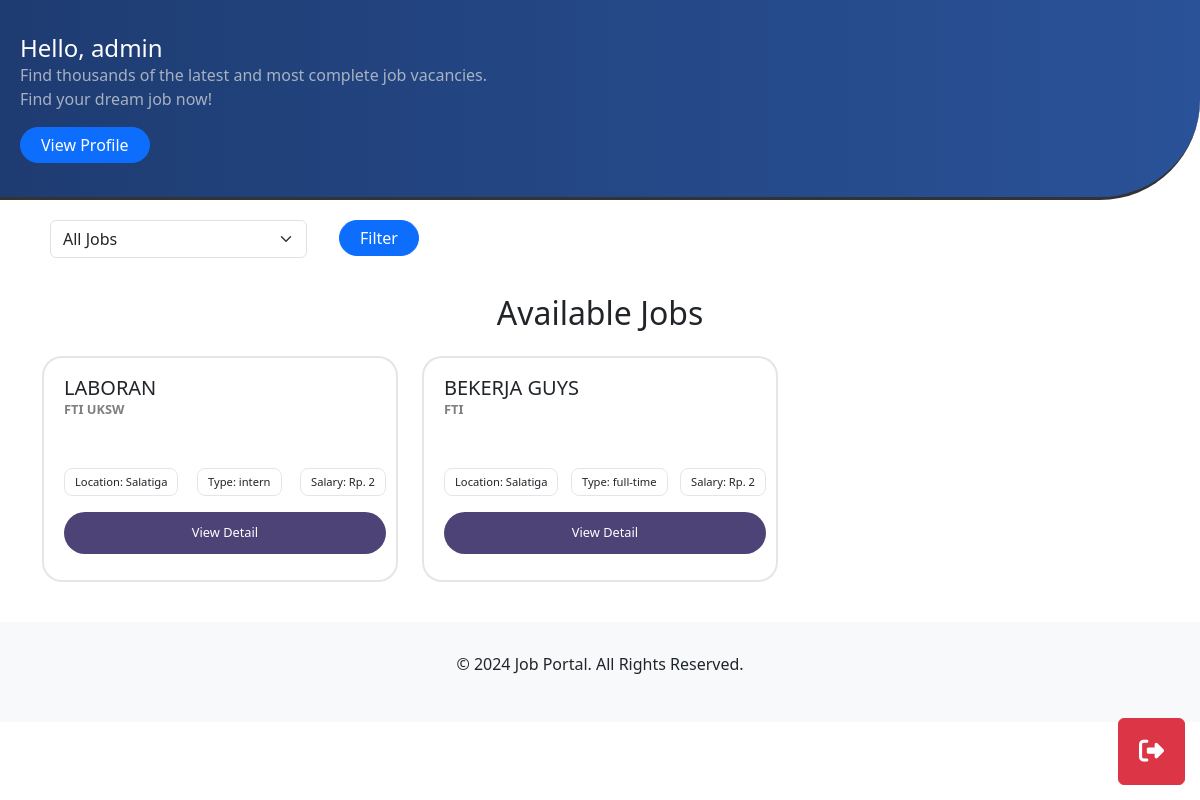
Before: /pages/employee/index.php (signed in) with the older database file.
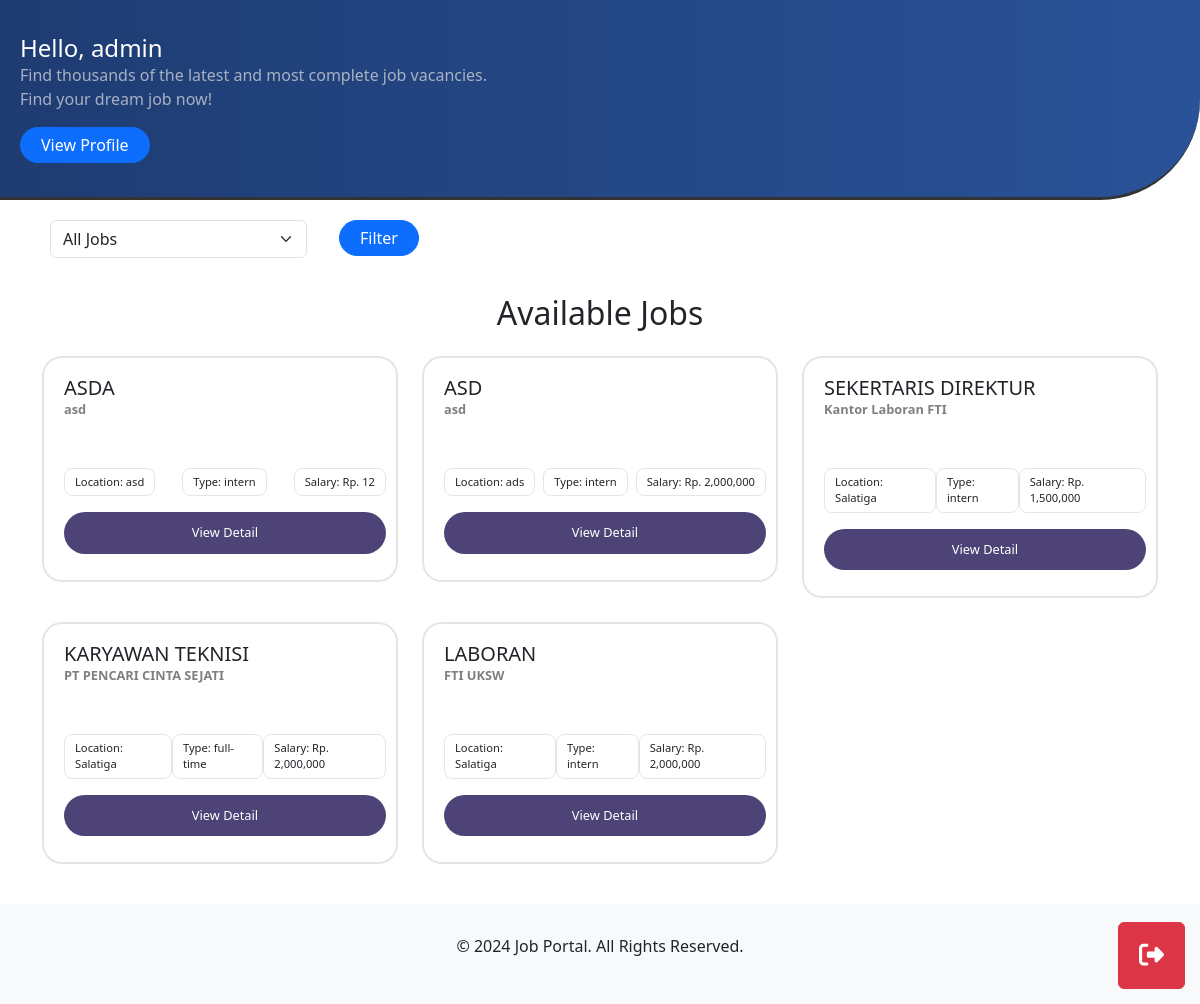
After: the same page with the newer database file.
### tables this page shows
CREATE TABLE `tb_jobs` (
  `id` int(11) NOT NULL,
  `title` varchar(255) NOT NULL,
  `description` text NOT NULL,
  `requirements` text NOT NULL,
  `employment_type` enum('intern','full-time') NOT NULL,
  `salary_range` varchar(100) DEFAULT NULL,
  `company_name` varchar(255) NOT NULL,
  `location` varchar(255) DEFAULT NULL,
  `created_at` timestamp NOT NULL DEFAULT current_timestamp(),
  `updated_at` timestamp NOT NULL DEFAULT current_timestamp() ON UPDATE current_timestamp(),
  `created_by` int(11) NOT NULL,
  `expired_at` timestamp NULL DEFAULT NULL,
  `status` enum('active','expired','deleted') DEFAULT 'active'
);

### pages/employee/index.php (the view, shortened to what this page needs)
<?php
include '../../components/logout_button.php';
require '../../db.php';
$query = "SELECT * FROM tb_jobs WHERE status = 'active'";
$query .= " ORDER BY created_at DESC";
$result = $conn->query($query);
?>
<!DOCTYPE html>
<html lang="en">
<head>
    <link href="https://cdn.jsdelivr.net/npm/bootstrap@5.3.0-alpha1/dist/css/bootstrap.min.css" rel="stylesheet">
</head>
<body>
    <div class="container-fluid header-section">
        <div>
            <?php if (isset($_SESSION['user_id'])): ?>
                <h4 class="m-0">Hello, <?= $_SESSION['nama'] ?></h4>
                <p class="m-0 fs-6 mb-3" style="color: rgba(225,225,225,0.7);max-width:500px;">Find thousands of the latest and most complete job vacancies. Find your dream job now!</p>
                <a href="profile.php" class="btn btn-primary">View Profile</a>
            <?php else: ?>
                <a href="login.php" class="btn btn-primary">Login to Apply</a>
            <?php endif; ?>
        </div>
    </div>
    <div class="container filter-section">
        <form method="GET" action="">
            <div class="row gap-2">
                <div class="col-md-3">
                    <select name="employment_type" class="form-select">
                        <option value="">All Jobs</option>
                    </select>
                </div>
                <div class="col-md-3">
                    <button type="submit" class="btn btn-primary">Filter</button>
                </div>
            </div>
        </form>
    </div>
    <div class="container">
        <h2 class="text-center mb-4">Available Jobs</h2>
        <div class="row row-cols-1 row-cols-md-3 g-4">
            <?php if ($result && $result->num_rows > 0): ?>
                <?php while ($row = $result->fetch_assoc()): ?>
                    <div class="col">
                        <div class="">
                            <div class="card-job">
                                <div class="mb-3">
                                    <h5 style="margin:0;text-transform: uppercase;" class="mt-2"><?= htmlspecialchars($row['title']) ?></h5>
                                    <p style="margin:0;color: rgba(0,0,0,0.5);font-size:.8rem;" class="fw-semibold"><?= htmlspecialchars($row['company_name']) ?></p>
                                    <div class="mt-5 container-job-kapsul justify-content-between">
                                        <p class="job-kapsul">Location: <?= htmlspecialchars($row['location']) ?></p>
                                        <p class="job-kapsul">Type: <?= htmlspecialchars($row['employment_type']) ?></p>
                                        <p class="job-kapsul">Salary: Rp. <?= htmlspecialchars(number_format($row['salary_range'])) ?></p>
                                    </div>
                                    <?php if (isset($_SESSION['user_id'])): ?>
                                        <a href="view_application_detail.php?job_id=<?= $row['id'] ?>" class="mt-2 btn btn-custom-apply mt-3">View Detail</a>
                                    <?php else: ?>
                                        <a href="login.php" class="mt-2 btn btn-custom-apply mt-3">Login to Apply</a>
                                    <?php endif; ?>
                                </div>
                            </div>
                        </div>
                    </div>
                <?php endwhile; ?>
            <?php else: ?>
                <p class="text-center">No jobs available at the moment. Please check back later!</p>
            <?php endif; ?>
        </div>
    </div>
    <div class="footer">
        <p>&copy; 2024 Job Portal. All Rights Reserved.</p>
    </div>
</body>
</html>

### components/logout_button.php (shortened to what this page needs)
<?php
if (isset($_SESSION['role'])){
    echo '
    <div class="position-fixed" style="bottom: 15px; right: 15px;">
        <a href="logout.php" class="btn btn-danger" style="padding: 20px;">
            <span style="font-size: 25px;">
                <i class="fa-solid fa-right-from-bracket"></i>
            </span>
        </a>
    </div>
    <script src="https://kit.fontawesome.com/eead4b3f85.js"></script>
    ';
}
?>

### pages/employee/index.php (style rules this page uses)
.header-section { background: linear-gradient(90deg, #1e3c72, #2a5298); color: white; min-height: 200px; display: flex; justify-content: start; align-items: center; padding: 0px 20px; border-bottom-right-radius: 100px; border-bottom: 3px solid #333; }
.header-section p { font-size: 1.25rem; }
.btn-primary, .btn-info { border-radius: 25px; padding: 5px 20px; }
.filter-section { padding: 20px 20px; }
.footer { background-color: #f8f9fa; padding: 30px 0; text-align: center; margin-top: 40px; }
.card-job { border: 2px solid rgba(0, 0, 0, 0.1); background-color: white; padding: 10px 10px 10px 20px; border-radius: 20px; transition: all 0.3s ease-in-out; }
.container-job-kapsul { display: flex; }
.job-kapsul { font-size: .7rem; padding-left: 10px; padding-top: 5px; padding-bottom: 5px; padding-right: 10px; border-radius: 8px; margin: 0; border: 1px solid rgba(0, 0, 0, 0.1); transition: all 0.3s ease-in-out; }
.btn-custom-apply { background-color: #4e4376; color: white; font-size: .8rem; padding: 10px 20px; width: 100%; border-radius: 25px; text-decoration: none; }

Changed rows visible on the page:
removed tb_jobs: title "BEKERJA GUYS", company_name "FTI", location "Salatiga", employment_type "full-time", salary_range "2"
added tb_jobs: title "ASDA", company_name "asd", location "asd", employment_type "intern", salary_range "12"
added tb_jobs: title "ASD", company_name "asd", location "ads", employment_type "intern", salary_range "2,000,000"
added tb_jobs: title "SEKERTARIS DIREKTUR", company_name "Kantor Laboran FTI", location "Salatiga", employment_type "intern", salary_range "1,500,000"
added tb_jobs: title "KARYAWAN TEKNISI", company_name "PT PENCARI CINTA SEJATI", location "Salatiga", employment_type "full-time", salary_range "2,000,000"
changed tb_jobs "LABORAN": salary_range "2" → "2,000,000"
